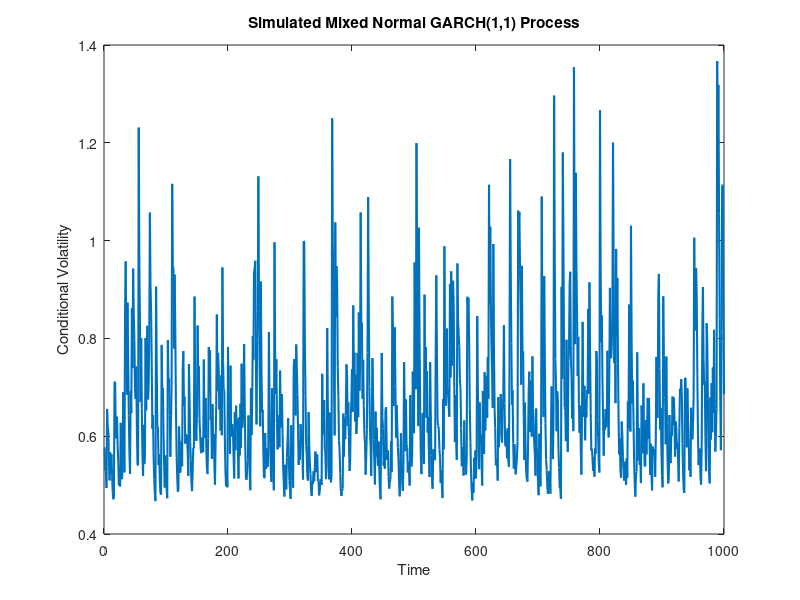

Source code (MATLAB):
% mixed normal garch model by chatGPT
% COMPLETELY WRONG ATM
% Mixed Normal GARCH(1,1) Parameters
omega = 0.1;  % Constant term
alpha = [0.1, 0.1];  % ARCH coefficients
beta = [0.2, 0.3];   % GARCH coefficients
T = 1000;     % Number of observations

% Preallocate arrays
epsilon = zeros(T, 1);   % Random shocks
sigma = zeros(T, 1);     % Conditional volatility

% Generate random shocks from mixed normal distribution
mu = [0.0, 0.0];       % Mean of the mixed normal distribution
sigma_mixed = [0.2, 0.5];  % Standard deviations of the mixed normal distribution
rho = 0.5;             % Correlation between the two components

rng(0); % Set the random seed for reproducibility
z1 = randn(T, 1);
z2 = randn(T, 1);
epsilon = sqrt(1-rho^2) * (sigma_mixed(1)*z1 + sigma_mixed(2)*z2) + rho * z1;

% Calculate conditional volatility
sigma(1) = sqrt(omega / (1 - sum(alpha) - sum(beta)));
for t = 2:T
    sigma(t) = sqrt(omega + sum(alpha .* epsilon(t-1).^2) + sum(beta .* sigma(t-1).^2));
end

% Plot Mixed Normal GARCH(1,1) process
figure;
plot(sigma, 'LineWidth', 1.5);
xlabel('Time');
ylabel('Conditional Volatility');
title('Simulated Mixed Normal GARCH(1,1) Process');
